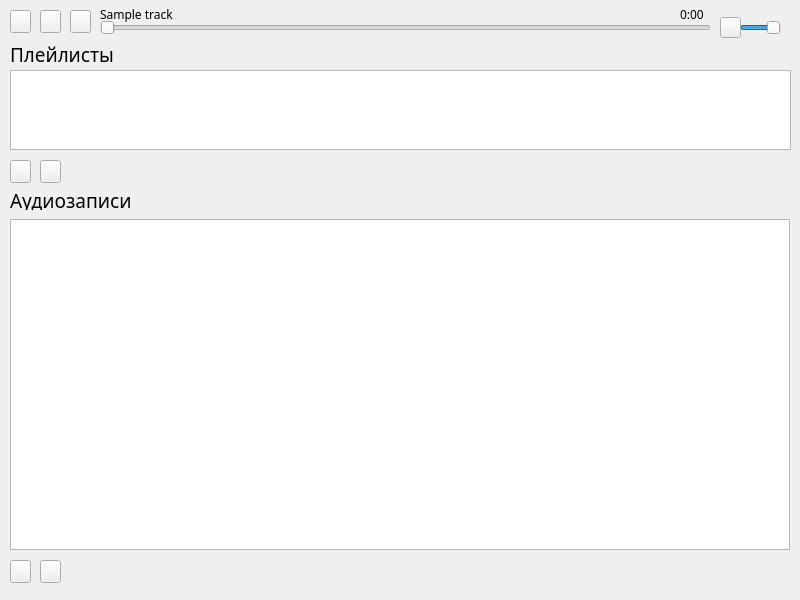
<?xml version="1.0" encoding="UTF-8"?>
<ui version="4.0">
 <class>MainWindow</class>
 <widget class="QMainWindow" name="MainWindow">
  <property name="enabled">
   <bool>true</bool>
  </property>
  <property name="geometry">
   <rect>
    <x>0</x>
    <y>0</y>
    <width>800</width>
    <height>600</height>
   </rect>
  </property>
  <property name="sizePolicy">
   <sizepolicy hsizetype="Fixed" vsizetype="Fixed">
    <horstretch>0</horstretch>
    <verstretch>0</verstretch>
   </sizepolicy>
  </property>
  <property name="cursor">
   <cursorShape>ArrowCursor</cursorShape>
  </property>
  <property name="mouseTracking">
   <bool>false</bool>
  </property>
  <property name="windowTitle">
   <string>Music Player</string>
  </property>
  <widget class="QWidget" name="centralwidget">
   <widget class="QLabel" name="playlistLabel">
    <property name="geometry">
     <rect>
      <x>10</x>
      <y>44</y>
      <width>171</width>
      <height>20</height>
     </rect>
    </property>
    <property name="font">
     <font>
      <family>Century Gothic</family>
      <pointsize>14</pointsize>
     </font>
    </property>
    <property name="text">
     <string>Плейлисты</string>
    </property>
   </widget>
   <widget class="QLabel" name="tracksLabel">
    <property name="geometry">
     <rect>
      <x>10</x>
      <y>190</y>
      <width>171</width>
      <height>20</height>
     </rect>
    </property>
    <property name="font">
     <font>
      <family>Century Gothic</family>
      <pointsize>14</pointsize>
      <weight>50</weight>
      <italic>false</italic>
      <bold>false</bold>
     </font>
    </property>
    <property name="text">
     <string>Аудиозаписи</string>
    </property>
   </widget>
   <widget class="QPushButton" name="previousButton">
    <property name="geometry">
     <rect>
      <x>10</x>
      <y>10</y>
      <width>21</width>
      <height>23</height>
     </rect>
    </property>
    <property name="sizePolicy">
     <sizepolicy hsizetype="Minimum" vsizetype="Minimum">
      <horstretch>0</horstretch>
      <verstretch>0</verstretch>
     </sizepolicy>
    </property>
    <property name="styleSheet">
     <string notr="true">border-image: url(:/pics/play-prev.png)</string>
    </property>
    <property name="text">
     <string/>
    </property>
   </widget>
   <widget class="QPushButton" name="pauseButton">
    <property name="enabled">
     <bool>true</bool>
    </property>
    <property name="geometry">
     <rect>
      <x>40</x>
      <y>10</y>
      <width>21</width>
      <height>23</height>
     </rect>
    </property>
    <property name="sizePolicy">
     <sizepolicy hsizetype="Minimum" vsizetype="Minimum">
      <horstretch>0</horstretch>
      <verstretch>0</verstretch>
     </sizepolicy>
    </property>
    <property name="layoutDirection">
     <enum>Qt::LeftToRight</enum>
    </property>
    <property name="autoFillBackground">
     <bool>false</bool>
    </property>
    <property name="styleSheet">
     <string notr="true">border-image: url(:/pics/375.png);</string>
    </property>
    <property name="text">
     <string/>
    </property>
    <property name="shortcut">
     <string>Space</string>
    </property>
    <property name="checkable">
     <bool>true</bool>
    </property>
    <property name="checked">
     <bool>false</bool>
    </property>
   </widget>
   <widget class="QPushButton" name="nextButton">
    <property name="geometry">
     <rect>
      <x>70</x>
      <y>10</y>
      <width>21</width>
      <height>23</height>
     </rect>
    </property>
    <property name="sizePolicy">
     <sizepolicy hsizetype="Minimum" vsizetype="Minimum">
      <horstretch>0</horstretch>
      <verstretch>0</verstretch>
     </sizepolicy>
    </property>
    <property name="styleSheet">
     <string notr="true">border-image: url(:/pics/play-next-icon.png);</string>
    </property>
    <property name="text">
     <string/>
    </property>
   </widget>
   <widget class="QSlider" name="songSlider">
    <property name="geometry">
     <rect>
      <x>100</x>
      <y>20</y>
      <width>611</width>
      <height>16</height>
     </rect>
    </property>
    <property name="orientation">
     <enum>Qt::Horizontal</enum>
    </property>
   </widget>
   <widget class="QLabel" name="currentTrackLabel">
    <property name="geometry">
     <rect>
      <x>100</x>
      <y>6</y>
      <width>581</width>
      <height>16</height>
     </rect>
    </property>
    <property name="sizePolicy">
     <sizepolicy hsizetype="Minimum" vsizetype="Minimum">
      <horstretch>0</horstretch>
      <verstretch>0</verstretch>
     </sizepolicy>
    </property>
    <property name="font">
     <font>
      <family>Century Gothic</family>
     </font>
    </property>
    <property name="text">
     <string>Sample track</string>
    </property>
   </widget>
   <widget class="QPushButton" name="addTracksButton">
    <property name="geometry">
     <rect>
      <x>10</x>
      <y>560</y>
      <width>21</width>
      <height>23</height>
     </rect>
    </property>
    <property name="font">
     <font>
      <family>Century Gothic</family>
      <pointsize>10</pointsize>
     </font>
    </property>
    <property name="text">
     <string/>
    </property>
   </widget>
   <widget class="QLabel" name="trackTimerLabel">
    <property name="geometry">
     <rect>
      <x>680</x>
      <y>6</y>
      <width>31</width>
      <height>16</height>
     </rect>
    </property>
    <property name="sizePolicy">
     <sizepolicy hsizetype="Minimum" vsizetype="Minimum">
      <horstretch>0</horstretch>
      <verstretch>0</verstretch>
     </sizepolicy>
    </property>
    <property name="font">
     <font>
      <family>Century Gothic</family>
     </font>
    </property>
    <property name="layoutDirection">
     <enum>Qt::RightToLeft</enum>
    </property>
    <property name="text">
     <string>0:00</string>
    </property>
   </widget>
   <widget class="QSlider" name="volumeSlider">
    <property name="geometry">
     <rect>
      <x>740</x>
      <y>20</y>
      <width>41</width>
      <height>16</height>
     </rect>
    </property>
    <property name="value">
     <number>99</number>
    </property>
    <property name="orientation">
     <enum>Qt::Horizontal</enum>
    </property>
   </widget>
   <widget class="QListWidget" name="playlistListWidget">
    <property name="geometry">
     <rect>
      <x>10</x>
      <y>70</y>
      <width>781</width>
      <height>80</height>
     </rect>
    </property>
    <property name="sizePolicy">
     <sizepolicy hsizetype="Expanding" vsizetype="Expanding">
      <horstretch>0</horstretch>
      <verstretch>0</verstretch>
     </sizepolicy>
    </property>
    <property name="font">
     <font>
      <family>Century Gothic</family>
      <pointsize>10</pointsize>
     </font>
    </property>
    <property name="layoutDirection">
     <enum>Qt::LeftToRight</enum>
    </property>
    <property name="dragEnabled">
     <bool>true</bool>
    </property>
    <property name="dragDropOverwriteMode">
     <bool>false</bool>
    </property>
    <property name="dragDropMode">
     <enum>QAbstractItemView::InternalMove</enum>
    </property>
    <property name="defaultDropAction">
     <enum>Qt::MoveAction</enum>
    </property>
    <property name="iconSize">
     <size>
      <width>0</width>
      <height>0</height>
     </size>
    </property>
    <property name="flow">
     <enum>QListView::LeftToRight</enum>
    </property>
    <property name="resizeMode">
     <enum>QListView::Adjust</enum>
    </property>
    <property name="selectionRectVisible">
     <bool>false</bool>
    </property>
   </widget>
   <widget class="QListWidget" name="tracksListWidget">
    <property name="geometry">
     <rect>
      <x>10</x>
      <y>219</y>
      <width>780</width>
      <height>331</height>
     </rect>
    </property>
    <property name="sizePolicy">
     <sizepolicy hsizetype="Preferred" vsizetype="Preferred">
      <horstretch>0</horstretch>
      <verstretch>0</verstretch>
     </sizepolicy>
    </property>
    <property name="font">
     <font>
      <family>Century Gothic</family>
      <pointsize>10</pointsize>
     </font>
    </property>
    <property name="layoutDirection">
     <enum>Qt::LeftToRight</enum>
    </property>
    <property name="autoFillBackground">
     <bool>false</bool>
    </property>
    <property name="dragEnabled">
     <bool>true</bool>
    </property>
    <property name="dragDropMode">
     <enum>QAbstractItemView::InternalMove</enum>
    </property>
    <property name="defaultDropAction">
     <enum>Qt::MoveAction</enum>
    </property>
    <property name="isWrapping" stdset="0">
     <bool>false</bool>
    </property>
    <property name="resizeMode">
     <enum>QListView::Adjust</enum>
    </property>
    <property name="wordWrap">
     <bool>false</bool>
    </property>
    <property name="selectionRectVisible">
     <bool>false</bool>
    </property>
   </widget>
   <widget class="QPushButton" name="addPlaylistButton">
    <property name="geometry">
     <rect>
      <x>10</x>
      <y>160</y>
      <width>21</width>
      <height>23</height>
     </rect>
    </property>
    <property name="font">
     <font>
      <family>Century Gothic</family>
      <pointsize>10</pointsize>
     </font>
    </property>
    <property name="text">
     <string/>
    </property>
   </widget>
   <widget class="QPushButton" name="deleteTrackButton">
    <property name="geometry">
     <rect>
      <x>40</x>
      <y>560</y>
      <width>21</width>
      <height>23</height>
     </rect>
    </property>
    <property name="text">
     <string/>
    </property>
   </widget>
   <widget class="QPushButton" name="deletePlaylistButton">
    <property name="geometry">
     <rect>
      <x>40</x>
      <y>160</y>
      <width>21</width>
      <height>23</height>
     </rect>
    </property>
    <property name="text">
     <string/>
    </property>
   </widget>
   <widget class="QPushButton" name="muteButton">
    <property name="geometry">
     <rect>
      <x>720</x>
      <y>17</y>
      <width>21</width>
      <height>21</height>
     </rect>
    </property>
    <property name="text">
     <string/>
    </property>
    <property name="shortcut">
     <string>M</string>
    </property>
   </widget>
  </widget>
 </widget>
 <resources>
  <include location="other_files/test.qrc"/>
 </resources>
 <connections/>
</ui>
